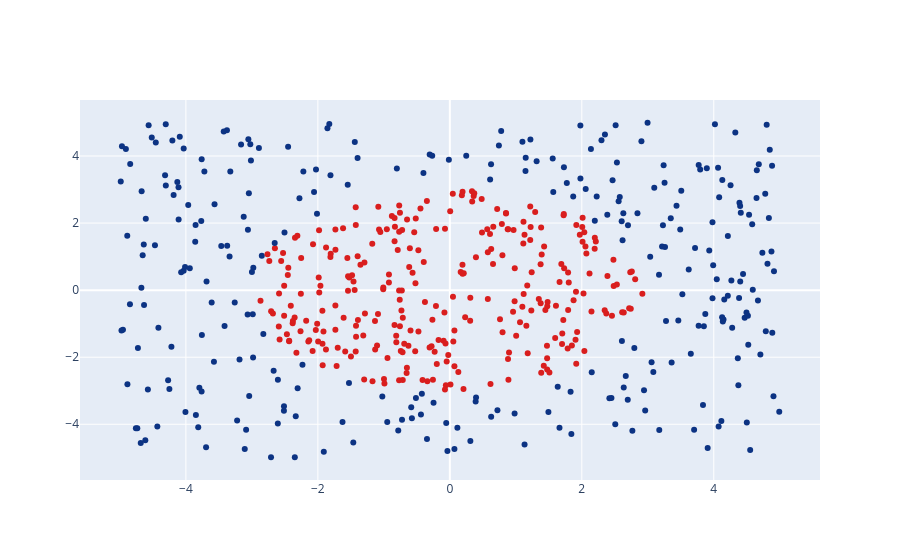

Write notebook code for a chart like this one.
### Markdown cell above
## Circular data

### Code cell
#Oracle is the real data classifier - it has the true rule of the classification
def oracle_classifier_circle(X):
    labels = []
    for i in range(X.shape[0]):
        labels.append(1 if (X[i][0])**2  + (X[i][1])**2 <= 3**2 else 0)
    return np.array(labels)
        
        
y_circular = oracle_classifier_circle(X)
X, y_circular = even_classes(X, y_circular)


go.Figure([go.Scatter(x = X[:, 0], y=X[:, 1], mode = 'markers',
        marker = dict(color=y_circular, colorscale='Portland'))]).show()

### Figure 1 — Plotly figure (JSON) as saved in the notebook; plotly's stock layout.template omitted (floating-point values rounded to 4 significant figures; data arrays with more than 128 entries replaced by an {"elided": "..."} marker saying what was removed)
{"data": [{"marker": {"color": {"elided": "568 int values"}, "colorscale": [[0, "rgb(12,51,131)"], [0.25, "rgb(10,136,186)"], [0.5, "rgb(242,211,56)"], [0.75, "rgb(242,143,56)"], [1, "rgb(217,30,30)"]]}, "mode": "markers", "type": "scatter", "x": {"elided": "568 float values"}, "y": {"elided": "568 float values"}}], "layout": {}}
